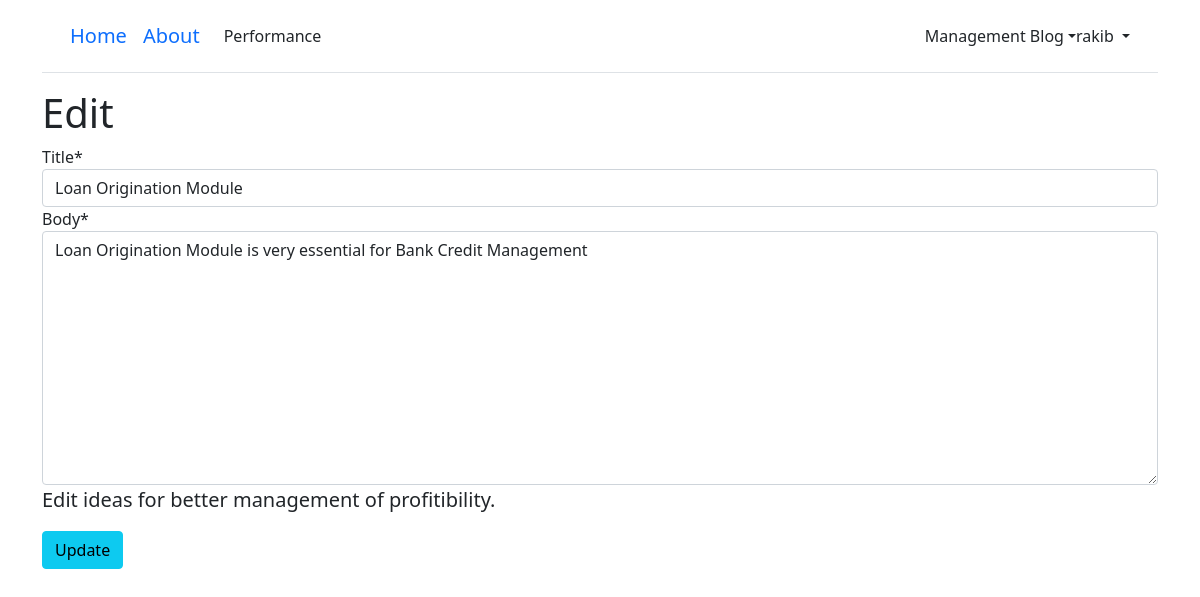
/articles/5/edit/ (signed in), run on the app's committed database.
### users/models.py (models this page shows)
class CustomUser(AbstractUser):
	age = models.PositiveIntegerField(null=True, blank=True)

### articles/models.py (models this page shows, shortened)
class Article(models.Model):
	title = models.CharField(max_length=255)
	body = models.TextField()
	date = models.DateTimeField(auto_now_add=True)
	author = models.ForeignKey(
	get_user_model(),
	on_delete=models.CASCADE,
	)

### articles/views.py (the view)
class ArticleUpdateView(LoginRequiredMixin, UpdateView): # new
	model = Article
	fields = ('title', 'body',)
	template_name = 'article_edit.html'
	login_url = 'login' # new
	def dispatch(self, request, *args, **kwargs): # new
		obj = self.get_object()
		if obj.author != self.request.user:
			raise PermissionDenied
		return super().dispatch(request, *args, **kwargs)

### templates/article_edit.html (shortened to what this page needs)
{% extends 'base.html' %}
{% load crispy_forms_tags %}
{% block content %}
	<h1>Edit</h1>
	<form action="" method="post">
		{{ form|crispy }}
	<p class="lead">Edit ideas for better management of profitibility.</p>
	<p class="lead">
		<button class="btn btn-info ml-2" type="submit">Update</button>
	</p>
	</form>
{% endblock content %}

### templates/base.html (shortened to what this page needs)
<!DOCTYPE html>
{% load static %}
<html>
<head>
  <link href="{% static 'css/base.css' %}" rel="stylesheet">
  <link href="https://cdn.jsdelivr.net/npm/bootstrap@5.1.3/dist/css/bootstrap.min.css"
  rel="stylesheet">
</head>
<body>
  <div class="container">
    <header class="p-3 mb-3 border-bottom">
      <div class="container">
	     <div class="d-flex flex-wrap align-items-center justify-content-center
          justify-content-lg-start">
          <a class="navbar-brand" href="{% url 'home' %}">Home</a>
          <a class="navbar-brand" href="{% url 'about' %}">About</a>
		  <ul class="nav col-12 col-lg-auto me-lg-auto mb-2 justify-content-center mb-md-0">
			{% if user.is_authenticated %}
			<li><a href="{% url 'chart' %}" class="nav-link px-2 link-dark">Performance</a></li>
          </ul>
		  <a href="#" class="a-block link-dark text-decoration-none dropdown-toggle"
              id="dropdownUser1" data-bs-toggle="dropdown" aria-expanded="false">Management Blog</a>
		 <div class="dropdown text-end">
            <a href="#" class="d-block link-dark text-decoration-none dropdown-toggle"
              id="dropdownUser1" data-bs-toggle="dropdown" aria-expanded="false">
              {{ user.username }}
            </a>
          </div>
          {% else %}
          </ul>
          <div class="text-end">
            <a href="{% url 'login' %}" class="btn btn-outline-primary me-2">Log In</a>
            <a href="{% url 'signup' %}" class="btn btn-primary">Sign Up</a>
          </div>
          {% endif %}
        </div>
      </div>
    </header>
    <main>
      {% block content %}
      {% endblock content %}
    </main>
  </div>
</body>
</html>

### data on the page
CustomUser: username "rakib"
Article: title "Loan Origination Module", body "Loan Origination Module is very essential for Bank Credit Management"
